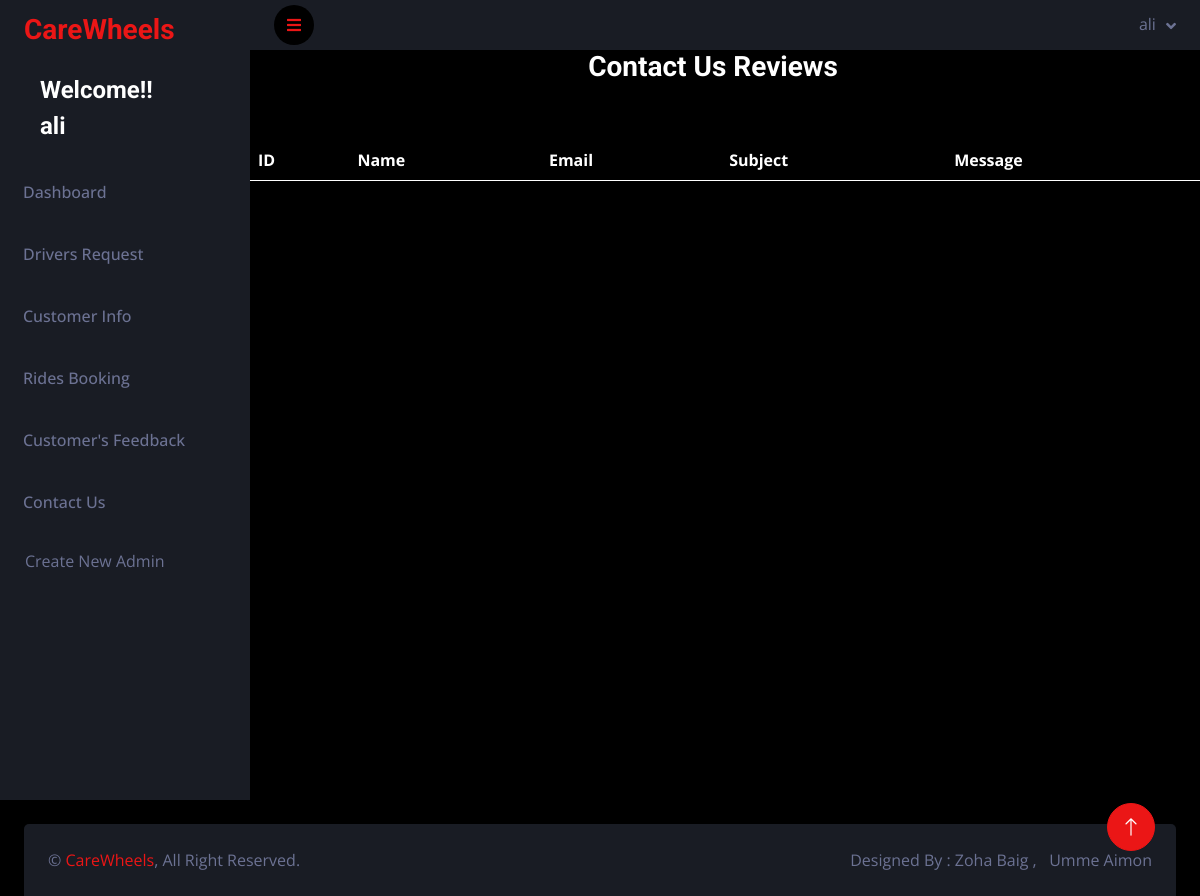
Page /admin/contactusview.php (signed in) on the earlier database version.
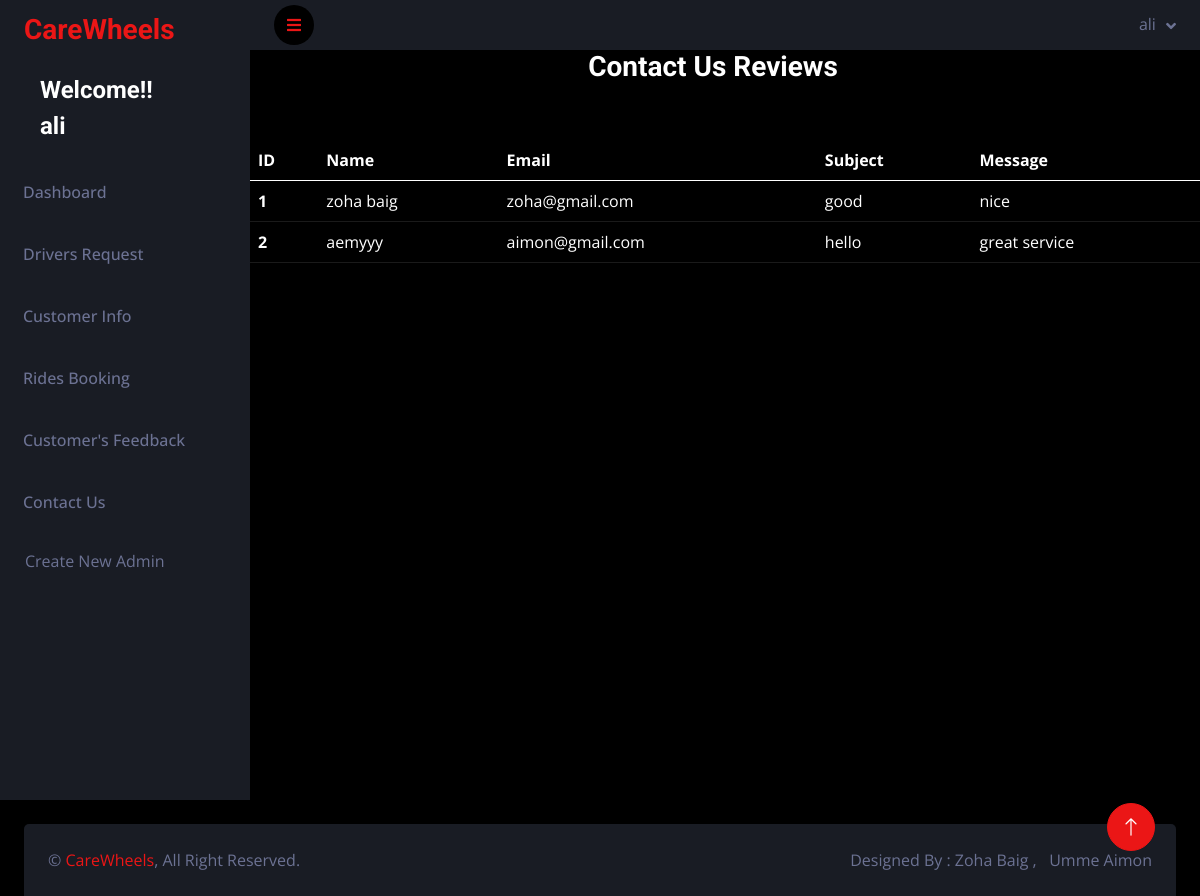
Same page on the later database version.
### tables this page shows
CREATE TABLE `contact` (
  `cont_id` int(11) NOT NULL,
  `name` varchar(20) NOT NULL,
  `email` varchar(30) NOT NULL,
  `subject` varchar(55) NOT NULL,
  `message` varchar(255) NOT NULL
);

### admin/contactusview.php (the view, shortened to what this page needs)
<?php
require("connect.php");
if($_SESSION["a_email"]){
?>
<!DOCTYPE html>
<html lang="en">
<head>
    <link href="https://cdnjs.cloudflare.com/ajax/libs/font-awesome/5.10.0/css/all.min.css" rel="stylesheet">
    <link href="https://cdn.jsdelivr.net/npm/bootstrap-icons@1.4.1/font/bootstrap-icons.css" rel="stylesheet">
    <link href="lib/owlcarousel/assets/owl.carousel.min.css" rel="stylesheet">
    <link href="lib/tempusdominus/css/tempusdominus-bootstrap-4.min.css" rel="stylesheet" />
    <link href="css/bootstrap.min.css" rel="stylesheet">
    <link href="css/style.css" rel="stylesheet">
</head>
<body>
<div class="page-wrapper">
<?php
include('sidebar.php');
$query = "SELECT * FROM contact";
$result = mysqli_query($conn,$query);
      ?>
      <h3 class="container row justify-content-center">Contact Us Reviews</h3>
      <br>
<table class="table table-dark table-hover">
  <thead>
    <tr>
      <th scope="col">ID</th>
      <th scope="col">Name</th>
      <th scope="col">Email</th>
      <th scope="col">Subject</th>
      <th scope="col">Message</th>
    </tr>
  </thead>
  <tbody>
  <?php
     while($row=mysqli_fetch_assoc($result))
     {
       ?>
    <tr>
      <th scope="row"><?php echo $row['cont_id'];?></th>
      <td><?php echo $row['name'];?></td>
      <td><?php echo $row['email'];?></td>
      <td><?php echo $row['subject'];?></td>
      <td><?php echo $row['message'];?></td>
    </tr>
    <?php
     }
       ?>
  </tbody>
</table>
    </div>
        <a href="#" class="btn btn-lg btn-primary btn-lg-square back-to-top"><i class="bi bi-arrow-up"></i></a>
    <?php
include('footer.php');
?>
</body>
</html>
<?php
}
else{
    header("location:signin.php");
}
?>

Differences in the rows shown:
added contact: cont_id "1", name "zoha baig", email "zoha@gmail.com", subject "good", message "nice"
added contact: cont_id "2", name "aemyyy", email "aimon@gmail.com", subject "hello", message "great service"
